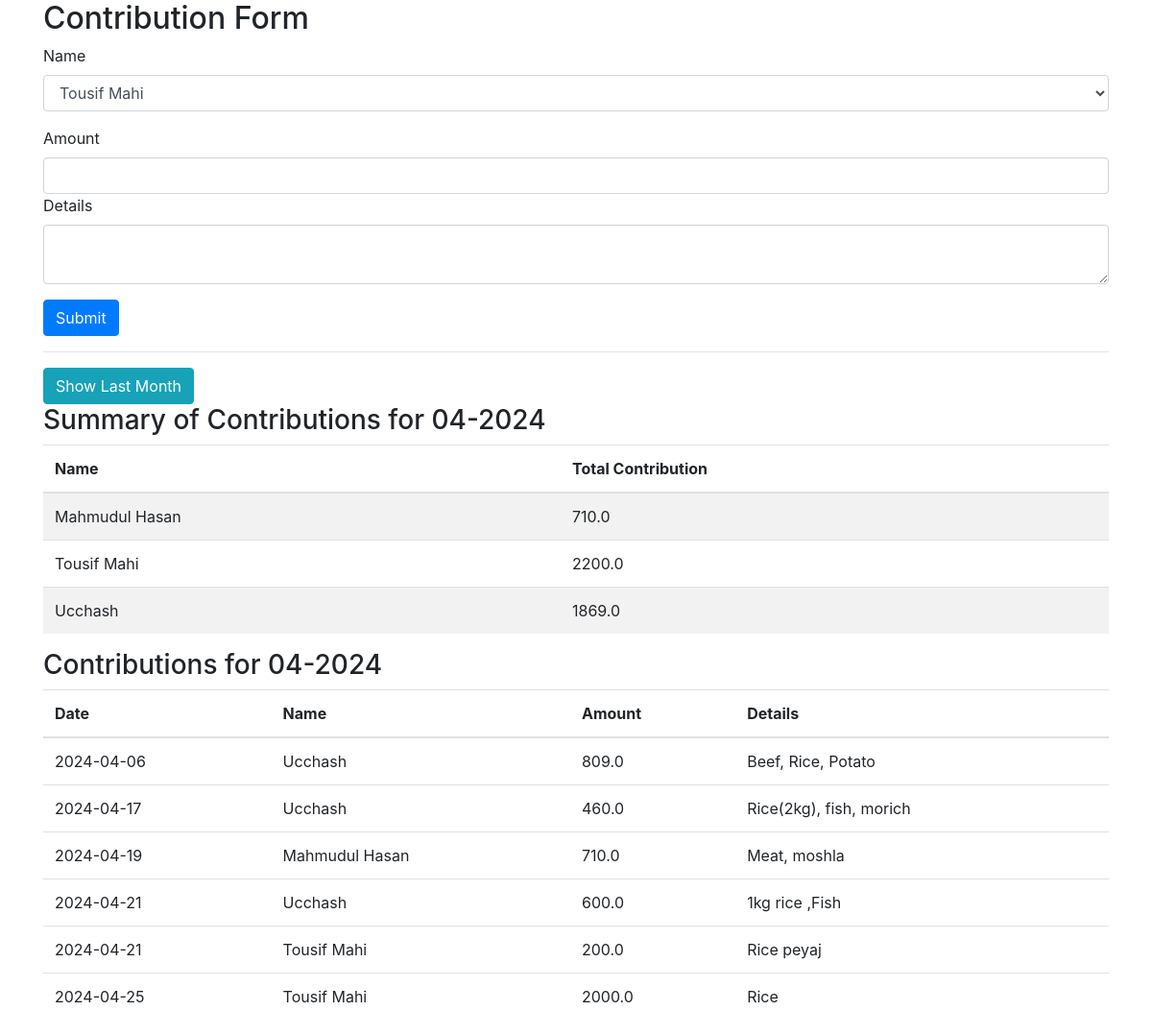
The page / on the database its author committed.
### app.py (models this page shows, shortened)
class Contribution(db.Model):
    id = db.Column(db.Integer, primary_key=True)
    name = db.Column(db.String(100), nullable=False)
    amount = db.Column(db.Float, nullable=False)
    month_year = db.Column(db.String(7), nullable=False)
    date = db.Column(db.Date, nullable=False)  # Store the exact date of contribution
    details = db.Column(db.Text, nullable=True)  # Optional field for additional details

### app.py (the view, shortened to what this page needs)
@app.route('/', methods=['GET', 'POST'])
def index():
    selected_month = request.args.get('month')
    if selected_month:
        contributions = Contribution.query.filter(Contribution.month_year == selected_month).order_by(Contribution.date).all()
        summary_contributions = db.session.query(
            Contribution.name,
            func.sum(Contribution.amount).label('total_amount')
        ).filter(Contribution.month_year == selected_month).group_by(Contribution.name).all()
    else:
        contributions = Contribution.query.order_by(Contribution.date).all()
        summary_contributions = db.session.query(
            Contribution.name,
            func.sum(Contribution.amount).label('total_amount')
        ).group_by(Contribution.name).all()
    display_month = selected_month if selected_month else datetime.now().strftime('%m-%Y')
    return render_template('index.html', contributions=contributions, summary_contributions=summary_contributions, display_month=display_month)

### templates/index.html (shortened to what this page needs)
<!DOCTYPE html>
<html lang="en">
<head>
    <link rel="stylesheet" href="https://stackpath.bootstrapcdn.com/bootstrap/4.3.1/css/bootstrap.min.css">
</head>
<body>
<div class="container">
    <h2>Contribution Form</h2>
    <form action="/" method="POST" id="contributionForm" onsubmit="return confirmSubmission()">
        <div class="form-group">
            <label for="name">Name</label>
            <select class="form-control" id="name" name="name">
                <option>Tousif Mahi</option>
            </select>
        </div>
        <div class="form-group">
            <label for="amount">Amount</label>
            <input type="number" class="form-control" id="amount" name="amount" required>
            <label for="details">Details</label>
            <textarea class="form-control" id="details" name="details"></textarea>
        </div>
        <button type="submit" class="btn btn-primary">Submit</button>
    </form>
    <hr>
    <a href="/last_month" class="btn btn-info">Show Last Month</a>
    <h3>Summary of Contributions for {{ display_month }}</h3>
    <table class="table table-striped">
        <thead>
            <tr>
                <th scope="col">Name</th>
                <th scope="col">Total Contribution</th>
            </tr>
        </thead>
        <tbody>
            {% for name, total_amount in summary_contributions %}
            <tr>
                <td>{{ name }}</td>
                <td>{{ total_amount }}</td>
            </tr>
            {% endfor %}
        </tbody>
    </table>
    <h3>Contributions for {{ display_month }}</h3>
    <table class="table">
        <thead>
            <tr>
                <th scope="col">Date</th>
                <th scope="col">Name</th>
                <th scope="col">Amount</th>
                <th scope="col">Details</th>
            </tr>
        </thead>
        <tbody>
            {% for contribution in contributions %}
            <tr>
                <td>{{ contribution.date.strftime('%Y-%m-%d') }}</td>
                <td>{{ contribution.name }}</td>
                <td>{{ contribution.amount }}</td>
                <td>{{ contribution.details }}</td>
            </tr>
            {% endfor %}
        </tbody>
    </table>
</div>
</body>
</html>

### rows shown on the page
Contribution: name "Mahmudul Hasan", amount "710.0", date "2024-04-19", details "Meat, moshla"
Contribution: date "2024-04-06", name "Ucchash", amount "809.0", details "Beef, Rice, Potato"
Contribution: date "2024-04-17", name "Ucchash", amount "460.0", details "Rice(2kg), fish, morich"
Contribution: date "2024-04-21", name "Ucchash", amount "600.0", details "1kg rice ,Fish"
Contribution: date "2024-04-21", name "Tousif Mahi", amount "200.0", details "Rice peyaj"
Contribution: date "2024-04-25", name "Tousif Mahi", amount "2000.0", details "Rice"

### other values the page prints
{{ name }} "Tousif Mahi" "Ucchash"
{{ total_amount }} "2200.0" "1869.0"
